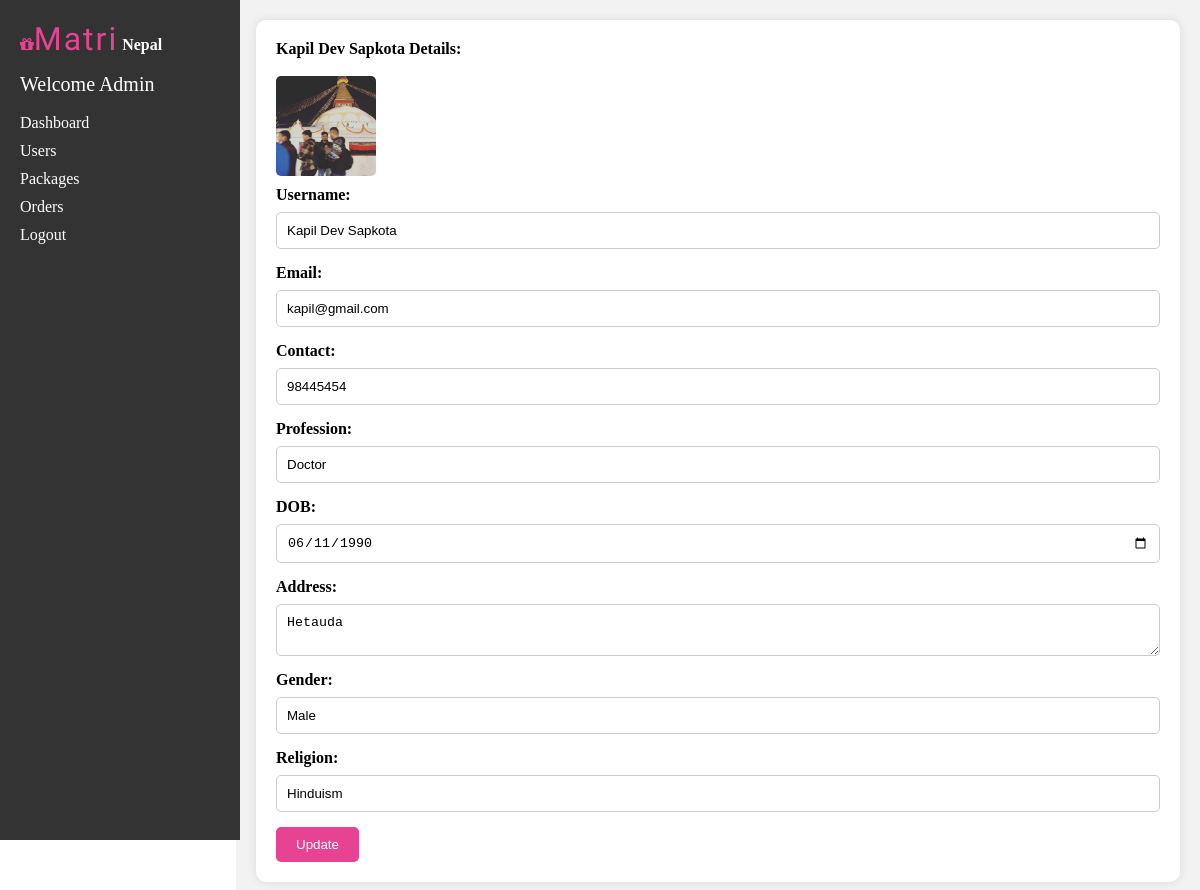
The app's page /admin/edit.php?id=1 (signed in) with its own data.
### tables this page shows
CREATE TABLE `users` (
  `id` int(10) NOT NULL,
  `name` varchar(255) NOT NULL,
  `email` varchar(250) NOT NULL,
  `dob` date NOT NULL,
  `password` varchar(250) NOT NULL,
  `contact` int(15) NOT NULL,
  `gender` varchar(30) NOT NULL,
  `religion` varchar(255) NOT NULL,
  `profession` varchar(200) NOT NULL,
  `address` varchar(200) NOT NULL,
  `image` varchar(255) NOT NULL
);

### admin/edit.php (the view, shortened to what this page needs)
<?php
include_once 'include/php/sidebar.php';
include '../include/db/auth.php';
?>
<!DOCTYPE html>
<html lang="en">
<head>
    <link rel="stylesheet" href="./include/css/style.css">
</head>
<body>
    <div class="admin-panel">
        <div class="admin-container">
            <?php
            if ($_SERVER["REQUEST_METHOD"] == "GET" && isset($_GET['id'])) {
                $id = $_GET['id'];
                $query = "SELECT * FROM users WHERE id = $id";
                $result = mysqli_query($conn, $query);
                if (mysqli_num_rows($result) == 1) {
                    $row = mysqli_fetch_assoc($result);
            ?>
                    <form method="post" action="./include/php/u_user.php" enctype="multipart/form-data" class="form-container">
                        <label for="image" class="form-label"><?php echo $row['name']; ?> Details:</label>
                        <?php
                        if (!empty($row['image'])) {
                            echo "<img src='../assets/img/{$row['image']}' alt='User Image' class='user-image'>";
                        }
                        ?><br>
                        <label for="name" class="form-label">Username:</label>
                        <input type="text" id="name" name="name" value="<?php echo $row['name']; ?>" class="form-input"><br>
                        <label for="email" class="form-label">Email:</label>
                        <input type="email" id="email" name="email" value="<?php echo $row['email']; ?>" class="form-input"><br>
                        <label for="contact" class="form-label">Contact:</label>
                        <input type="text" id="contact" name="contact" value="<?php echo $row['contact']; ?>" class="form-input"><br>
                        <label for="profession" class="form-label">Profession:</label>
                        <input type="text" id="profession" name="profession" value="<?php echo $row['profession']; ?>" class="form-input"><br>
                        <label for="dob" class="form-label">DOB:</label>
                        <input type="date" id="dob" name="dob" value="<?php echo $row['dob']; ?>" class="form-input"><br>
                        <label for="address" class="form-label">Address:</label>
                        <textarea id="address" name="address" class="form-textarea"><?php echo $row['address']; ?></textarea><br>
                        <label for="gender" class="form-label">Gender:</label>
                        <input type="text" id="gender" name="gender" value="<?php echo $row['gender']; ?>" class="form-input"><br>
                        <label for="religion" class="form-label">Religion:</label>
                        <input type="text" id="religion" name="religion" value="<?php echo $row['religion']; ?>" class="form-input"><br>
                        <input type="submit" value="Update" class="form-submit">
                    </form>
            <?php
                } else {
                    echo "User not found.";
                }
            }
            ?>
        </div>
    </div>
</body>
</html>

### admin/include/css/style.css (style rules this page uses)
body, h1, h2, ul, li, p { margin: 0; padding: 0; }
.admin-panel { display: flex; }
.admin-container { flex: 1; display: flex; flex-direction: column; margin-left: 236px; padding: 20px; background-color: #f2f2f2; overflow-y: auto; }
.form-container { background-color: #ffffff; padding: 20px; border-radius: 10px; box-shadow: 0 0 10px rgba(0, 0, 0, 0.1); }
.form-label { display: block; font-weight: bold; margin-bottom: 8px; }
.form-input { width: 100%; padding: 10px; margin-bottom: 15px; border: 1px solid #ccc; border-radius: 5px; }
.form-textarea { width: 100%; padding: 10px; margin-bottom: 15px; border: 1px solid #ccc; border-radius: 5px; }
.form-submit { background-color: #e84393; color: #fff; border: none; padding: 10px 20px; border-radius: 5px; cursor: pointer; transition: background-color 0.3s; }
.user-image { max-width: 100px; height: auto; border-radius: 5px; margin: 10px 0; }

### records on screen
users: name "Kapil Dev Sapkota", image (picture), email "kapil@gmail.com", contact "98445454", profession "Doctor", dob "06/11/1990", address "Hetauda", gender "Male", religion "Hinduism"

### other values on screen
$_SESSION['aname'] "Admin"
